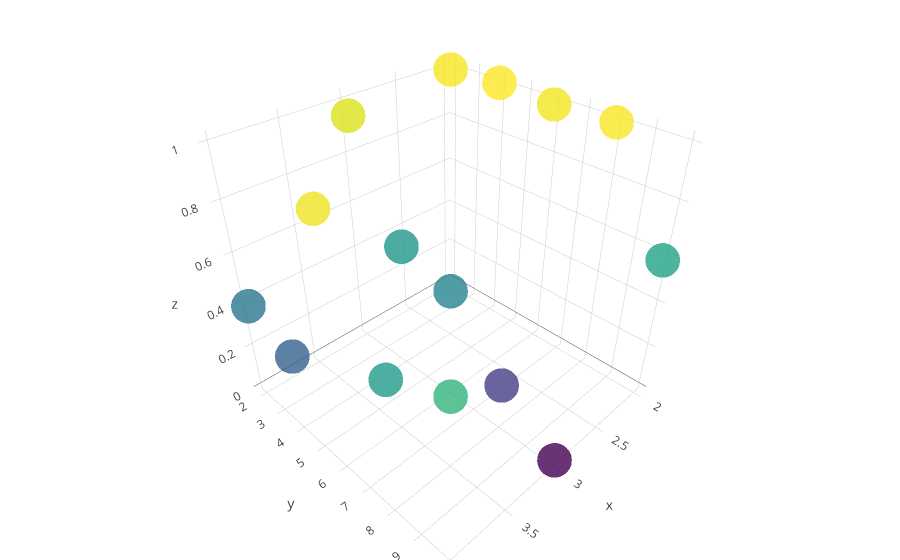

Here is the notebook cell this chart was saved with:
### Markdown cell above
Independant play take 2

### Code cell
stats = {(3, 2, 100): (0.945588, 0.054412, 0.000000), (2, 2, 100): (0.990994, 0.000000, 0.009006), (4, 2, 100): (0.389271, 0.264621, 0.346109), (3, 4, 100): (0.523382, 0.476138, 0.000479), (4, 4, 100): (0.312501, 0.656209, 0.031290), (2, 4, 100): (0.999970, 0.000000, 0.000000), (3, 6, 100): (0.454001, 0.542341, 0.003659), (4, 6, 100): (0.975144, 0.004282, 0.020575), (2, 6, 100): (0.985648, 0.000000, 0.014352), (3, 8, 100): (0.178884, 0.730950, 0.090169), (4, 8, 100): (0.542792, 0.241351, 0.215861), (2, 8, 100): (0.993395, 0.000000, 0.006604), (3, 10, 100): (0.000000, 0.000000, 0.000000), (4, 10, 100): (0.655949, 0.017309, 0.326742), (2, 10, 100): (0.581616, 0.000000, 0.418384), }
plot_stats(stats)
